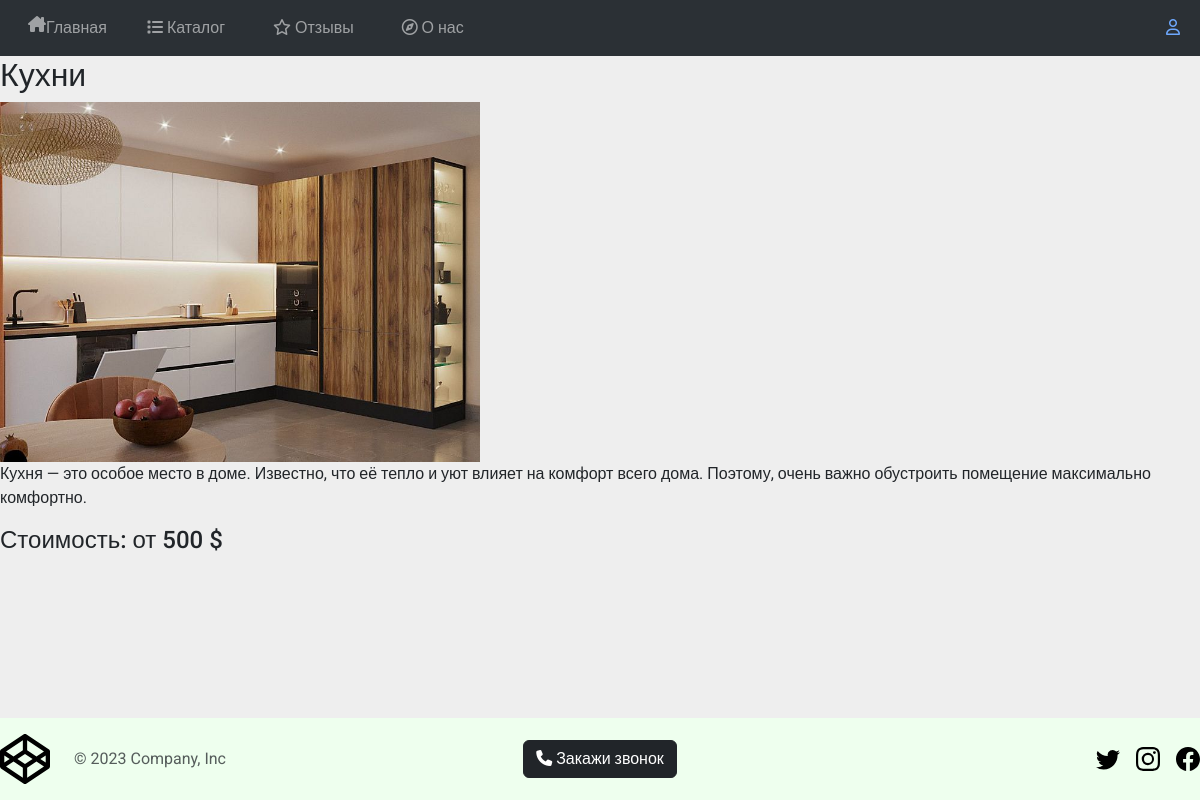
The app's page /catalog/2/ with its own data.
### main/models.py (models this page shows, shortened)
class Catalog(models.Model):
    image = models.ImageField(upload_to='uploads')
    title = models.CharField(blank=False, max_length=30)
    content = models.TextField(blank=False)
    price = models.IntegerField(blank=False)
    class Meta:
        verbose_name = 'Product'
        verbose_name_plural = 'Products'

### main/views.py (the view)
# urls.py: path('catalog/<int:prod_id>/', main_views.product, name='product'),
def product(request, prod_id):
    tg_form = formtg(request)
    try:
        p = Catalog.objects.get(id=prod_id)
        return render(request, 'main/product.html', {'p':p, 'form':tg_form})
    except:
        return HttpResponseNotFound()

### main/views.py (called while the page is built)
def formtg(request):
    if request.method == 'POST':
        form = Request(request.POST)
        if form.is_valid():
            user_entry = Telegram()
            user_entry.name = form.cleaned_data['name']
            user_entry.phone = form.cleaned_data['phone']
            user_entry.send_message()
            return form
        else:
            pass
    else:
        form = Request()
    return form

### main/templates/main/product.html (shortened to what this page needs)
{% extends 'main/layout.html' %}
{% block content %}
<h2>{{p.title}}</h2>
<img width="40%" src="{{p.image.url}}" alt="">
<p>{{p.content}}</p>
<h4>Стоимость: от {{p.price}} $</h4>
{% endblock %}

### records on screen
Catalog: title "Кухни", image (picture), content "Кухня — это особое место в доме. Известно, что её тепло и уют влияет на комфорт всего дома. Поэтому, очень важно обустроить помещение максимально комфортно.", price "500"
